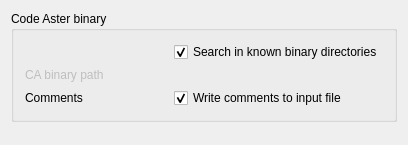
<?xml version="1.0" encoding="UTF-8"?>
<ui version="4.0">
 <class>FemGui::DlgSettingsFemCodeAsterImp</class>
 <widget class="QWidget" name="FemGui::DlgSettingsFemCodeAsterImp">
  <property name="geometry">
   <rect>
    <x>0</x>
    <y>0</y>
    <width>408</width>
    <height>145</height>
   </rect>
  </property>
  <property name="windowTitle">
   <string>CodeAster</string>
  </property>
  <layout class="QVBoxLayout" name="verticalLayout_2">
   <item>
    <widget class="QGroupBox" name="gb_codeaster_param">
     <property name="sizePolicy">
      <sizepolicy hsizetype="Preferred" vsizetype="Preferred">
       <horstretch>0</horstretch>
       <verstretch>0</verstretch>
      </sizepolicy>
     </property>
     <property name="layoutDirection">
      <enum>Qt::LeftToRight</enum>
     </property>
     <property name="title">
      <string>Code Aster binary</string>
     </property>
     <property name="alignment">
      <set>Qt::AlignLeading|Qt::AlignLeft|Qt::AlignTop</set>
     </property>
     <layout class="QVBoxLayout" name="verticalLayout">
      <item>
       <layout class="QGridLayout" name="gridLayout">
        <item row="0" column="1">
         <widget class="Gui::PrefCheckBox" name="cb_codeaster_binary_std">
          <property name="text">
           <string>Search in known binary directories</string>
          </property>
          <property name="checked">
           <bool>true</bool>
          </property>
          <property name="prefEntry" stdset="0">
           <cstring>UseStandardCodeAsterLocation</cstring>
          </property>
          <property name="prefPath" stdset="0">
           <cstring>Mod/Fem/CodeAster</cstring>
          </property>
         </widget>
        </item>
        <item row="1" column="0">
         <widget class="QLabel" name="l_codeaster_binary_path">
          <property name="enabled">
           <bool>false</bool>
          </property>
          <property name="minimumSize">
           <size>
            <width>100</width>
            <height>0</height>
           </size>
          </property>
          <property name="text">
           <string>CA binary path</string>
          </property>
         </widget>
        </item>
        <item row="1" column="1">
         <widget class="Gui::PrefFileChooser" name="fc_codeaster_binary_path" native="true">
          <property name="enabled">
           <bool>false</bool>
          </property>
          <property name="sizePolicy">
           <sizepolicy hsizetype="Preferred" vsizetype="Preferred">
            <horstretch>0</horstretch>
            <verstretch>0</verstretch>
           </sizepolicy>
          </property>
          <property name="minimumSize">
           <size>
            <width>0</width>
            <height>0</height>
           </size>
          </property>
          <property name="sizeIncrement">
           <size>
            <width>0</width>
            <height>0</height>
           </size>
          </property>
          <property name="baseSize">
           <size>
            <width>0</width>
            <height>0</height>
           </size>
          </property>
          <property name="toolTip">
           <string>Leave blank to use default Code Aster binary file location</string>
          </property>
          <property name="prefEntry" stdset="0">
           <cstring>codeasterBinaryPath</cstring>
          </property>
          <property name="prefPath" stdset="0">
           <cstring>Mod/Fem/CodeAster</cstring>
          </property>
         </widget>
        </item>
        <item row="2" column="0">
         <widget class="QLabel" name="l_codeaster_write_comments">
          <property name="text">
           <string>Comments</string>
          </property>
         </widget>
        </item>
        <item row="2" column="1">
         <widget class="Gui::PrefCheckBox" name="cb_codeaster_write_comments">
          <property name="text">
           <string>Write comments to input file</string>
          </property>
          <property name="checked">
           <bool>true</bool>
          </property>
          <property name="prefEntry" stdset="0">
           <cstring>writeCommentsToInputFile</cstring>
          </property>
          <property name="prefPath" stdset="0">
           <cstring>Mod/Fem/CodeAster</cstring>
          </property>
         </widget>
        </item>
       </layout>
      </item>
     </layout>
    </widget>
   </item>
   <item>
    <spacer name="verticalSpacer">
     <property name="orientation">
      <enum>Qt::Vertical</enum>
     </property>
     <property name="sizeHint" stdset="0">
      <size>
       <width>20</width>
       <height>40</height>
      </size>
     </property>
    </spacer>
   </item>
  </layout>
 </widget>
 <layoutdefault spacing="6" margin="11"/>
 <customwidgets>
  <customwidget>
   <class>Gui::FileChooser</class>
   <extends>QWidget</extends>
   <header>Gui/FileDialog.h</header>
  </customwidget>
  <customwidget>
   <class>Gui::PrefFileChooser</class>
   <extends>Gui::FileChooser</extends>
   <header>Gui/PrefWidgets.h</header>
  </customwidget>
  <customwidget>
   <class>Gui::PrefCheckBox</class>
   <extends>QCheckBox</extends>
   <header>Gui/PrefWidgets.h</header>
  </customwidget>
 </customwidgets>
 <resources>
  <include location="Resources/Fem.qrc"/>
 </resources>
 <connections>
  <connection>
   <sender>cb_codeaster_binary_std</sender>
   <signal>toggled(bool)</signal>
   <receiver>l_codeaster_binary_path</receiver>
   <slot>setDisabled(bool)</slot>
   <hints>
    <hint type="sourcelabel">
     <x>406</x>
     <y>45</y>
    </hint>
    <hint type="destinationlabel">
     <x>148</x>
     <y>68</y>
    </hint>
   </hints>
  </connection>
  <connection>
   <sender>cb_codeaster_binary_std</sender>
   <signal>toggled(bool)</signal>
   <receiver>fc_codeaster_binary_path</receiver>
   <slot>setDisabled(bool)</slot>
   <hints>
    <hint type="sourcelabel">
     <x>406</x>
     <y>45</y>
    </hint>
    <hint type="destinationlabel">
     <x>406</x>
     <y>68</y>
    </hint>
   </hints>
  </connection>
 </connections>
</ui>
